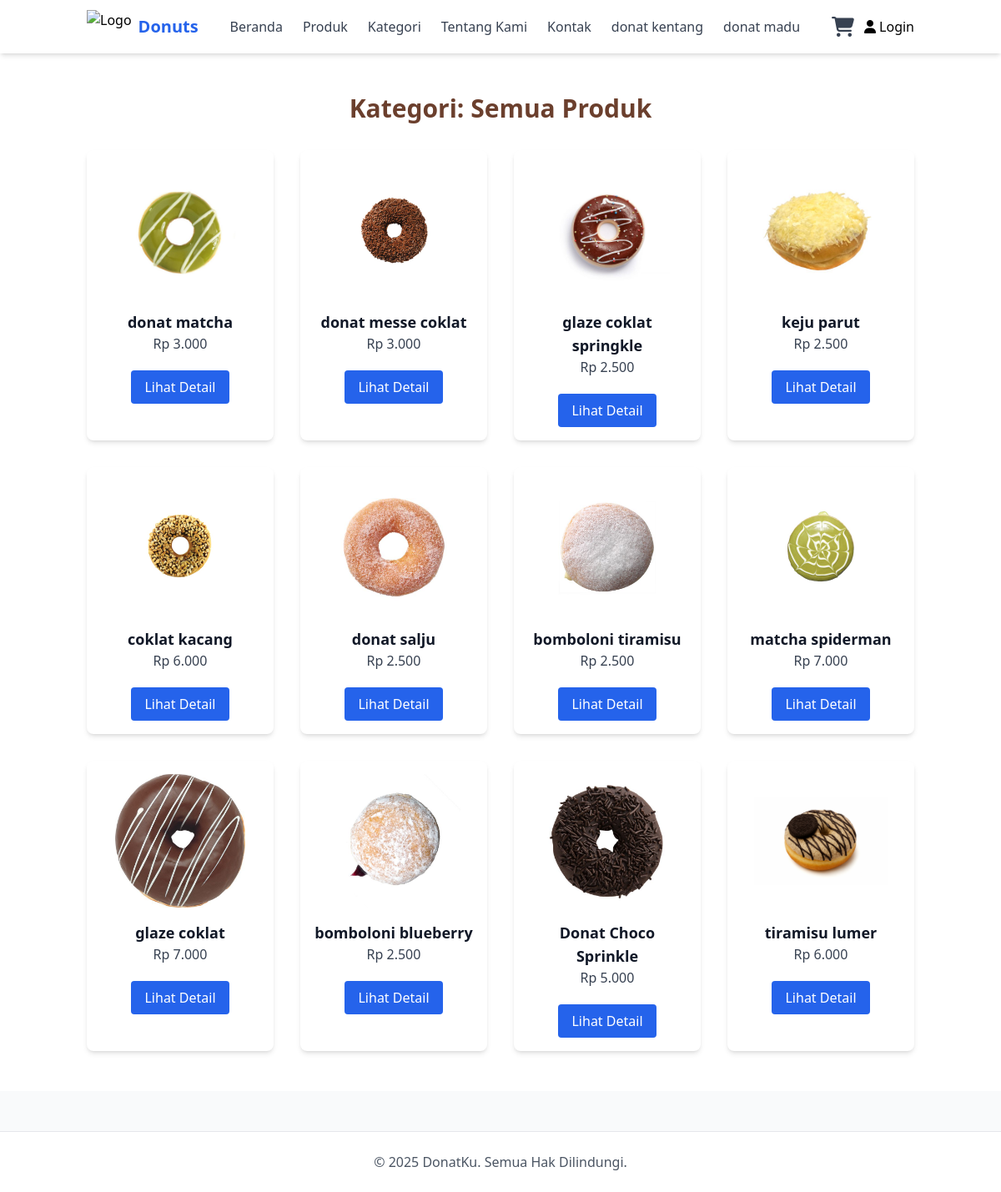
The page /kategori.php on the database its author committed.
### tables this page shows
CREATE TABLE `produk` (
  `id` int NOT NULL,
  `nama` varchar(255) DEFAULT NULL,
  `harga` int DEFAULT NULL,
  `stok` int DEFAULT NULL,
  `foto` text,
  `deskripsi` text,
  `id_kategori` int NOT NULL
);

### kategori.php (the view, shortened to what this page needs)
<?php
include 'config.php';
$user = null;
$mapKategori = [];
$kategoriQuery = $koneksi->query("SELECT id_kategori, nama_kategori FROM kategori");
while ($row = $kategoriQuery->fetch_assoc()) {
    $mapKategori[$row['id_kategori']] = $row['nama_kategori'];
}
$kategoriId = isset($_GET['id']) ? intval($_GET['id']) : 0;
if ($kategoriId > 0 && isset($mapKategori[$kategoriId])) {
    $kategoriDb = $mapKategori[$kategoriId];
    $stmt = $koneksi->prepare("
        SELECT p.*, k.nama_kategori
        FROM produk p
        JOIN kategori k ON p.id_kategori = k.id_kategori
        WHERE p.id_kategori = ?
    ");
    $stmt->bind_param("i", $kategoriId);
    $stmt->execute();
    $result = $stmt->get_result();
    $stmt->close();
} else {
    $kategoriDb = "Semua Produk";
    $result = $koneksi->query("
        SELECT p.*, k.nama_kategori
        FROM produk p
        JOIN kategori k ON p.id_kategori = k.id_kategori
    ");
}
?>
<!DOCTYPE html>
<html lang="id">
<head>
    <script src="https://cdn.tailwindcss.com"></script>
    <link rel="stylesheet" href="https://cdnjs.cloudflare.com/ajax/libs/font-awesome/6.5.0/css/all.min.css">
</head>
<body class="bg-gray-50">
<nav class="bg-white shadow-md sticky top-0 z-50">
    <div class="container mx-auto px-4 py-3 flex justify-between items-center">
        <div class="flex items-center space-x-2">
            <img src="https://i.pinimg.com/736x/7d/a5/e8/7da5e8d2640d92b429cbcfee78355263.jpg" alt="Logo" class="h-10">
            <span class="text-xl font-bold text-blue-600">Donuts</span>
        </div>
        <div class="hidden md:flex space-x-6">
            <a href="index.php" class="text-gray-700 hover:text-blue-600 font-medium">Beranda</a>
            <a href="produk.php" class="text-gray-700 hover:text-blue-600 font-medium">Produk</a>
            <a href="kategori.php" class="text-gray-700 hover:text-blue-600 font-medium">Kategori</a>
            <a href="tentang.php" class="text-gray-700 hover:text-blue-600 font-medium">Tentang Kami</a>
            <a href="kontak.php" class="text-gray-700 hover:text-blue-600 font-medium">Kontak</a>
            <?php foreach ($mapKategori as $id => $nama): ?>
                <a href="kategori.php?id=<?= $id ?>"
                   class="text-gray-700 hover:text-blue-600 font-medium">
                    <?= htmlspecialchars($nama) ?>
                </a>
            <?php endforeach; ?>
        </div>
<div class="flex items-center space-x-3">
    <a href="keranjang.php" class="relative inline-block">
        <i class="fa-solid fa-cart-shopping text-2xl text-gray-700"></i>
    </a>
            <?php if (!empty($user)): ?>
                <a href="profile.php" class="flex items-center space-x-2 hover:text-blue-600">
                    <img src="img/<?= htmlspecialchars($user['profile_picture'] ?? 'default.jpg') ?>"
                         alt="Profile" class="h-8 w-8 rounded-full object-cover">
                    <span><?= htmlspecialchars($user['username']) ?></span>
                </a>
            <?php else: ?>
                <a href="login.php" class="hover:text-blue-600">
                    <i class="fas fa-user"></i> Login
                </a>
            <?php endif; ?>
</div>
    </nav>
<section class="py-12 bg-white">
    <div class="container mx-auto px-4">
        <h2 class="text-2xl md:text-3xl font-bold text-center text-[#6B3F2D] mb-8">
            Kategori: <?= htmlspecialchars($kategoriDb) ?>
        </h2>
        <div class="grid grid-cols-1 sm:grid-cols-2 md:grid-cols-3 lg:grid-cols-4 gap-8">
            <?php if ($result && $result->num_rows > 0): ?>
                <?php while ($row = $result->fetch_assoc()): ?>
                    <div class="bg-white shadow-md rounded-lg overflow-hidden hover:shadow-lg transition p-4 flex flex-col items-center">
                        <img src="img/<?= htmlspecialchars($row['foto']) ?>"
                             alt="<?= htmlspecialchars($row['nama']) ?>"
                             class="w-40 h-40 object-contain mb-4">
                        <div class="text-center">
                            <h2 class="text-lg font-semibold text-gray-900">
                                <?= htmlspecialchars($row['nama']) ?>
                            </h2>
                            <p class="text-gray-700 mb-2">
                                Rp <?= number_format($row['harga'], 0, ',', '.') ?>
                            </p>
                            <a href="detail.php?id=<?= $row['id'] ?>"
                               class="mt-3 inline-block bg-blue-600 hover:bg-blue-700 text-white px-4 py-2 rounded transition">
                                Lihat Detail
                            </a>
                        </div>
                    </div>
                <?php endwhile; ?>
            <?php else: ?>
                <p class="text-center col-span-4 text-gray-500">Produk tidak ditemukan.</p>
            <?php endif; ?>
        </div>
    </div>
</section>
<footer class="bg-white mt-12 border-t">
    <div class="container mx-auto px-4 py-6 text-center text-gray-600">
        &copy; <?= date('Y') ?> DonatKu. Semua Hak Dilindungi.
    </div>
</footer>
</body>
</html>

### rows shown on the page
produk: foto+nama (picture), nama "donat matcha", harga "3.000"
produk: foto (picture), nama "donat messe coklat", harga "3.000"
produk: foto (picture), nama "glaze coklat springkle", harga "2.500"
produk: foto+nama (picture), nama "keju parut", harga "2.500"
produk: foto+nama (picture), nama "coklat kacang", harga "6.000"
produk: foto (picture), nama "donat salju", harga "2.500"
produk: foto (picture), nama "bomboloni tiramisu", harga "2.500"
produk: foto (picture), nama "matcha spiderman", harga "7.000"
produk: foto (picture), nama "glaze coklat", harga "7.000"
produk: foto (picture), nama "bomboloni blueberry", harga "2.500"
produk: foto (picture), nama "Donat Choco Sprinkle", harga "5.000"
produk: foto (picture), nama "tiramisu lumer", harga "6.000"

### other values the page prints
$nama "donat kentang"
$nama "donat madu"
$kategoriDb "Semua Produk"
